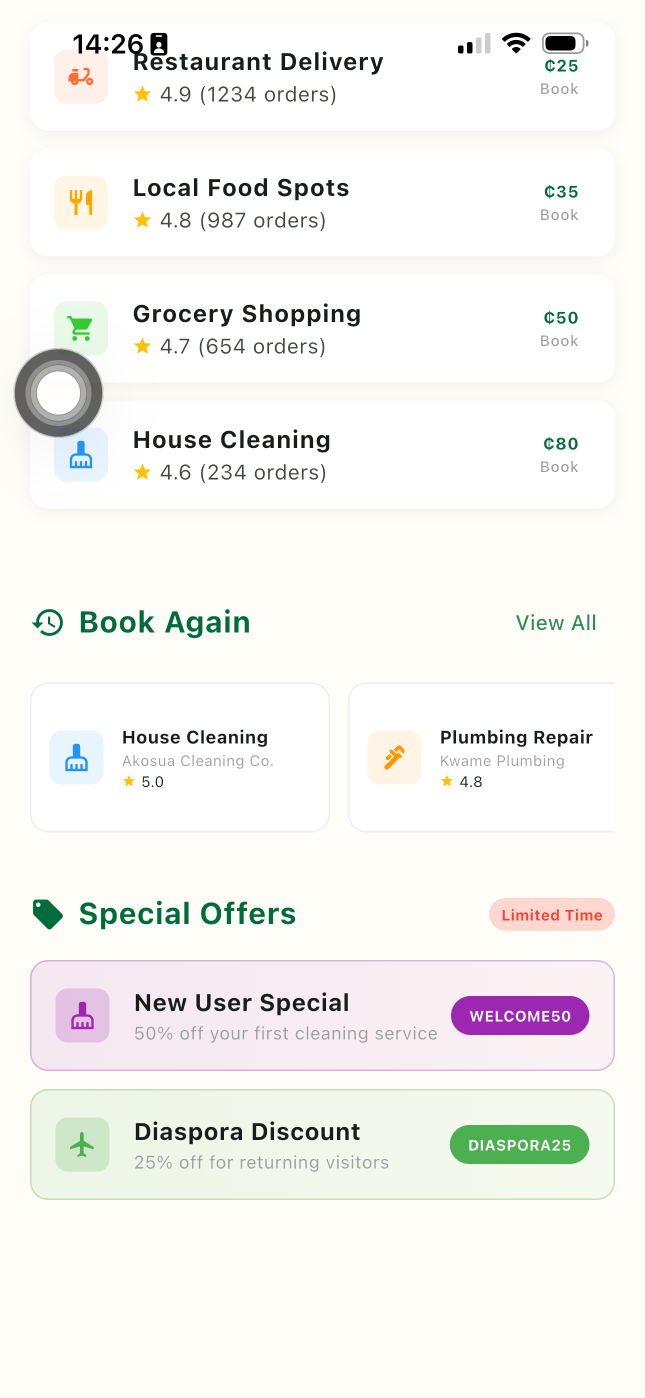
#> input picture phone_screenshots_to_convert/IMG_9347.PNG, 1290 x 2796 px, found by its file name (shown at 1/2 size); its folder holds 3 pictures in this run
$ python convert_to_ipad.py
#> lines starting #> are read from the running program, lines starting #| are printed output that depends on the picture
#!/usr/bin/env python3
"""
Convert HomeLinkGH phone screenshots to iPad dimensions for App Store submission
"""

from PIL import Image, ImageDraw, ImageFont
import os

def convert_to_ipad_dimensions(input_path, output_dir):
    """Convert phone screenshot to iPad dimensions with proper scaling"""

    # iPad dimensions
    ipad_pro_size = (2048, 2732)  # iPad Pro Portrait
    ipad_12_9_size = (2064, 2752)  # iPad 12.9" Portrait

    # Load original image
    original = Image.open(input_path)
#> original is the input picture: PIL image 1290x2796 RGB; mean R, G, B 245, 244.1, 240.4
    original_width, original_height = original.size
#> original_width = 1290; original_height = 2796

    # Get filename without extension
    base_name = os.path.splitext(os.path.basename(input_path))[0]

    # Convert to both iPad sizes
    for size_name, (target_width, target_height) in [
        ("ipad_pro_portrait", ipad_pro_size),
        ("ipad_12_9_portrait", ipad_12_9_size)
    ]:
        # Create new image with iPad dimensions and white background
        ipad_image = Image.new('RGB', (target_width, target_height), 'white')

        # Calculate scaling to fit the phone screenshot centered on iPad
        # Scale to fit within 70% of iPad width to simulate tablet scaling
        max_width = int(target_width * 0.7)
        max_height = int(target_height * 0.8)

        # Calculate scale factor maintaining aspect ratio
        scale_w = max_width / original_width
        scale_h = max_height / original_height
        scale = min(scale_w, scale_h)

        # Calculate new dimensions
        new_width = int(original_width * scale)
        new_height = int(original_height * scale)

        # Resize the original image
        resized = original.resize((new_width, new_height), Image.Resampling.LANCZOS)

        # Calculate position to center the image
        x = (target_width - new_width) // 2
        y = (target_height - new_height) // 2

        # Paste the resized image onto the iPad canvas
        ipad_image.paste(resized, (x, y))

        # Save the converted image
        output_filename = f"homelinkgh_{base_name.lower()}_{size_name}_{target_width}x{target_height}.png"
        output_path = os.path.join(output_dir, output_filename)
        ipad_image.save(output_path, 'PNG', quality=95)
        print(f"Created: {output_filename}")
#> this loop made 2 passes
#> pass 1, in convert_to_ipad_dimensions, `ipad_image.save(output_path, 'PNG', quality=95)`:
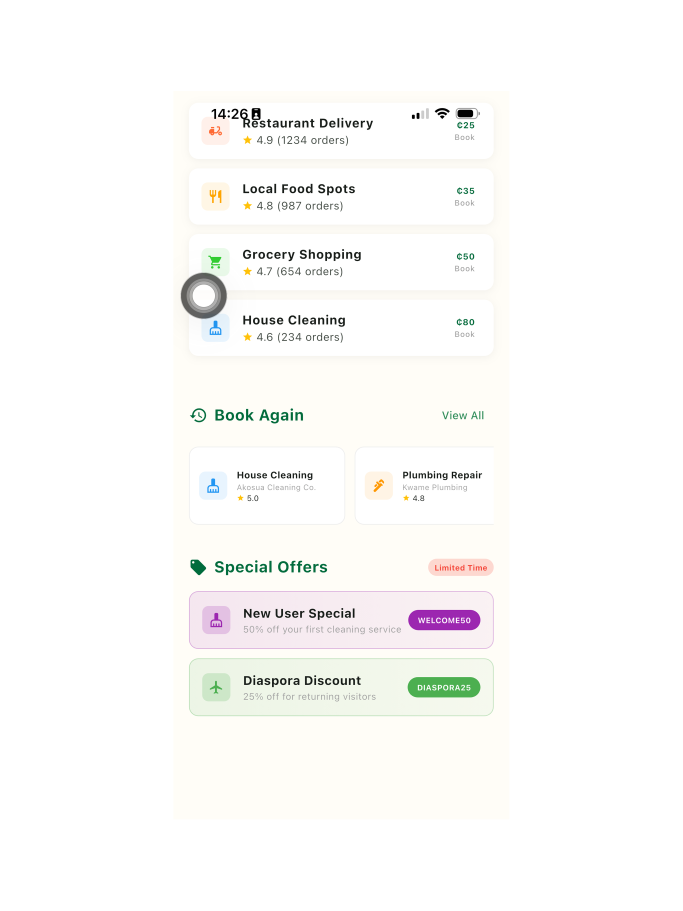
#> saved as homelinkgh_img_9347_ipad_pro_portrait_2048x2732.png: PIL image 2048x2732 RGB (shown at 1/3 size); mean R, G, B 251.1, 250.7, 249.2

def main():
    input_dir = "/Users/enamegyir/Documents/Projects/homelinkgh-website-deploy/phone_screenshots_to_convert"
    output_dir = "/Users/enamegyir/Documents/Projects/homelinkgh-website-deploy/ipad_screenshots_final"

    # Create output directory
    os.makedirs(output_dir, exist_ok=True)

    # Process all PNG files in input directory
    for filename in os.listdir(input_dir):
        if filename.lower().endswith('.png'):
            input_path = os.path.join(input_dir, filename)
            print(f"Processing {filename}...")
            convert_to_ipad_dimensions(input_path, output_dir)
#> pass 2 of the loop in main, `for filename in os.listdir(input_dir):`:
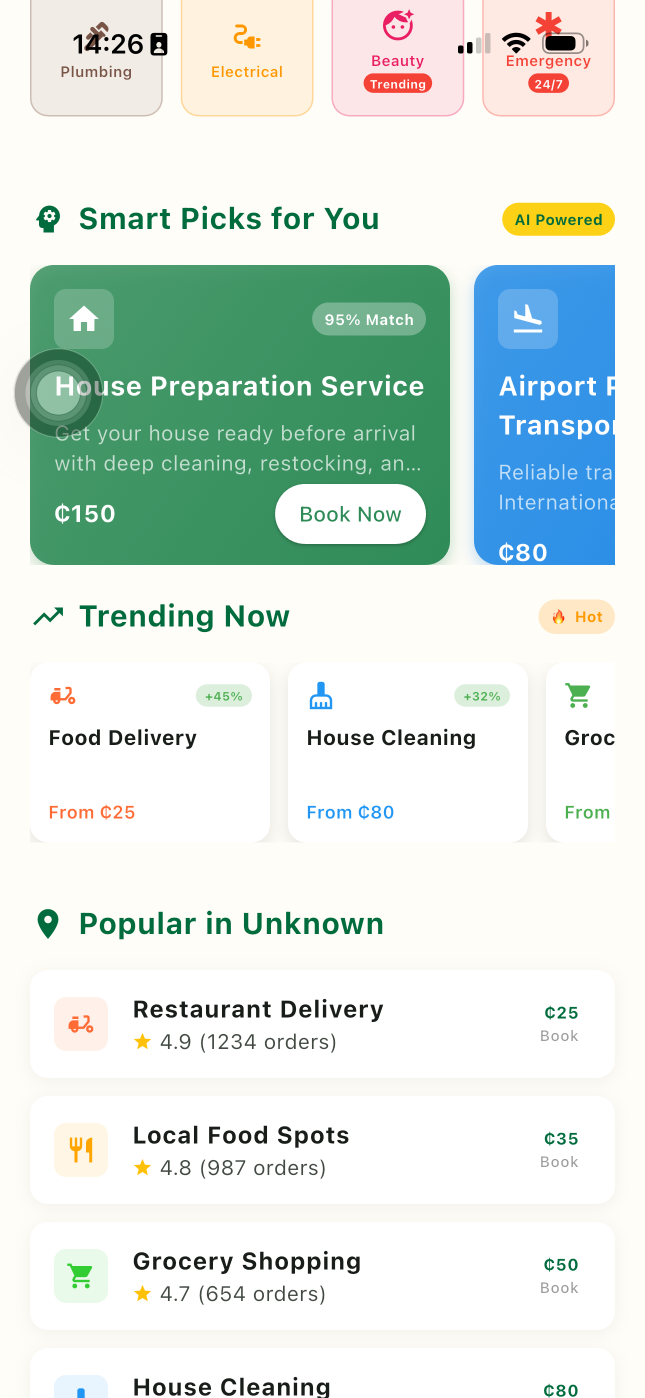
#> input picture phone_screenshots_to_convert/IMG_9348.PNG, 1290 x 2796 px, found by its file name (shown at 1/2 size)
#> in convert_to_ipad_dimensions, original is the input picture: PIL image 1290x2796 RGB; mean R, G, B 215.9, 228.9, 222.1
#> the loop in convert_to_ipad_dimensions (call 2), `for size_name, (target_width, target_height) in [ ("ipad_pro_portrait"..` made 2 passes
#> pass 1, in convert_to_ipad_dimensions (call 2), `resized = original.resize((new_width, new_height), Image.Resampling.LA..`:
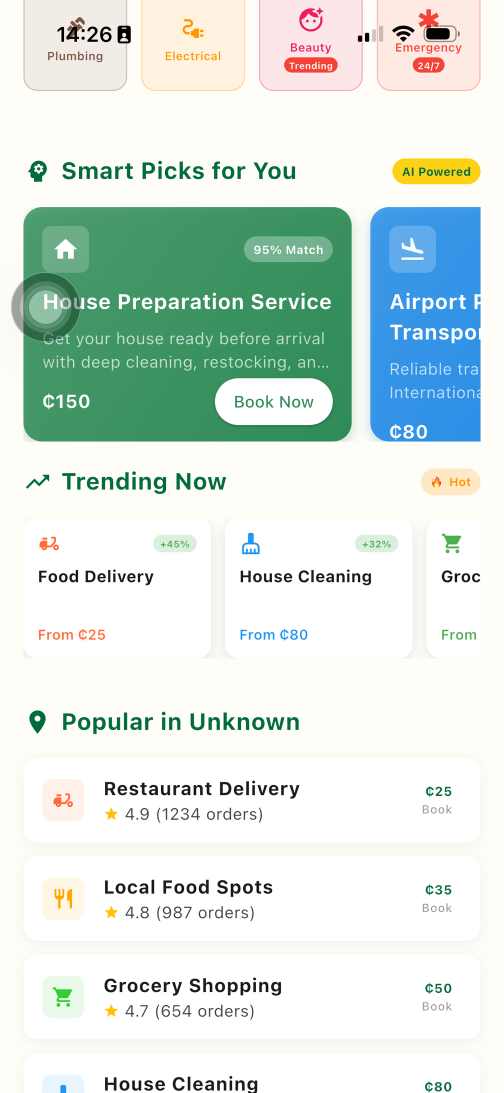
#> resized: PIL image 1008x2185 RGB (shown at 1/2 size); mean R, G, B 215.9, 228.8, 222
#> pass 2, in convert_to_ipad_dimensions (call 2), `ipad_image.save(output_path, 'PNG', quality=95)`:
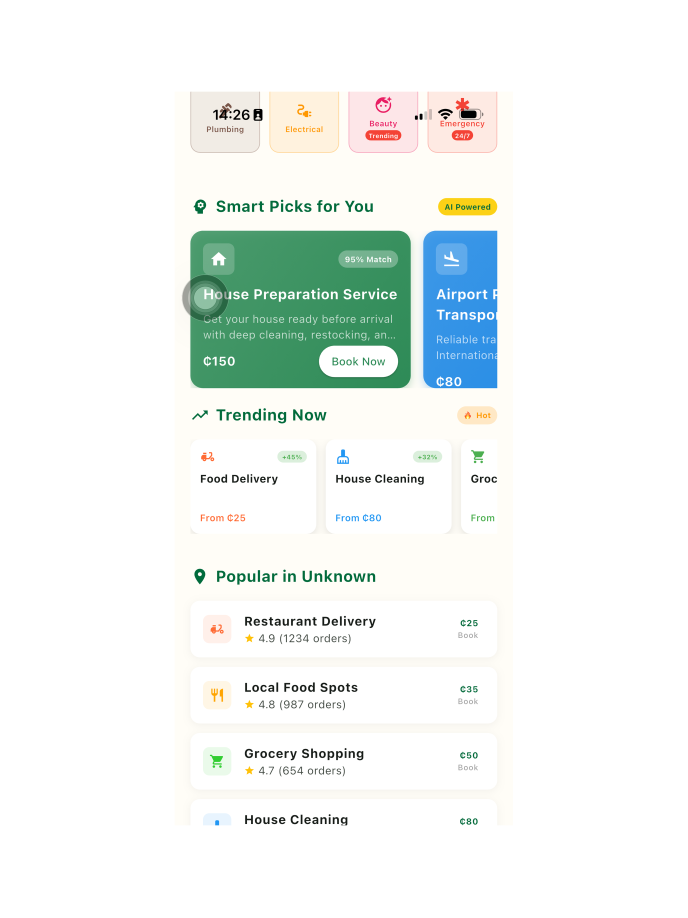
#> saved as homelinkgh_img_9348_ipad_12_9_portrait_2064x2752.png: PIL image 2064x2752 RGB (shown at 1/3 size); mean R, G, B 239.6, 244.7, 242
#> pass 3 of the loop in main, `for filename in os.listdir(input_dir):`:
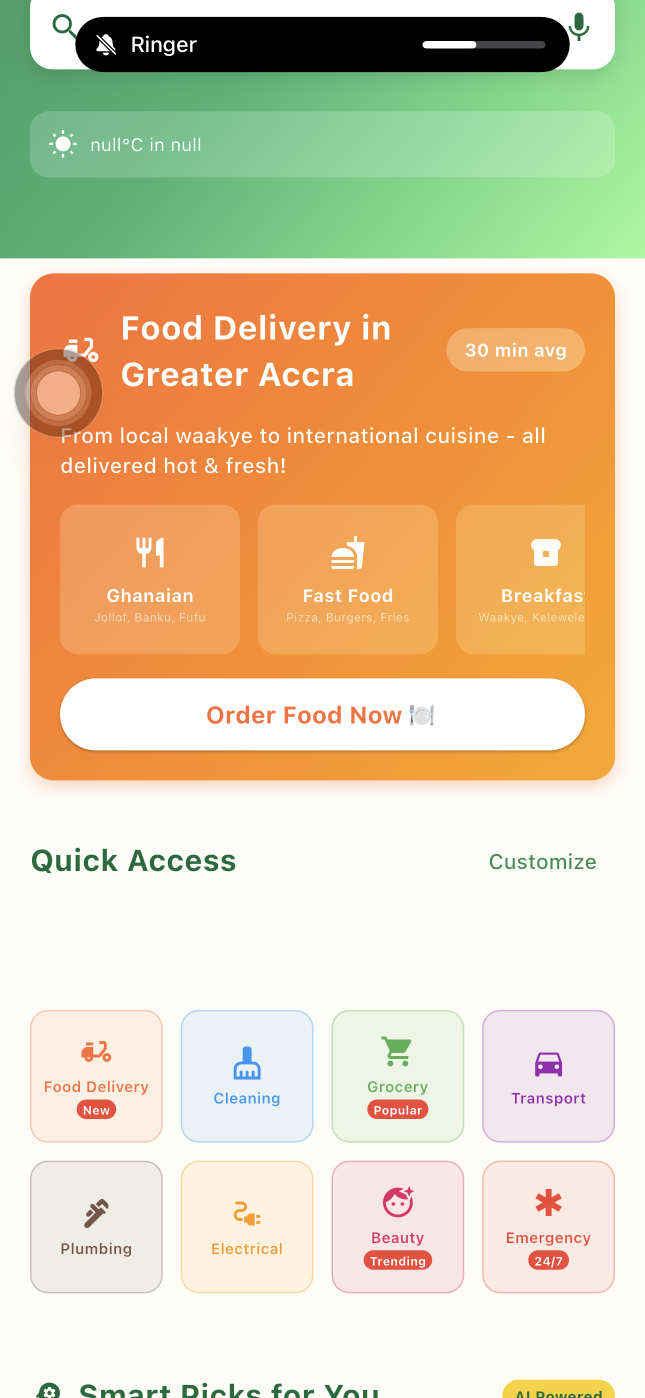
#> input picture phone_screenshots_to_convert/IMG_9349.PNG, 1290 x 2796 px, found by its file name (shown at 1/2 size)
#> in convert_to_ipad_dimensions, original is the input picture: PIL image 1290x2796 RGB; mean R, G, B 222.1, 204.5, 171.3
#> the loop in convert_to_ipad_dimensions (call 3), `for size_name, (target_width, target_height) in [ ("ipad_pro_portrait"..` made 2 passes
#> pass 1, in convert_to_ipad_dimensions (call 3), `ipad_image.save(output_path, 'PNG', quality=95)`:
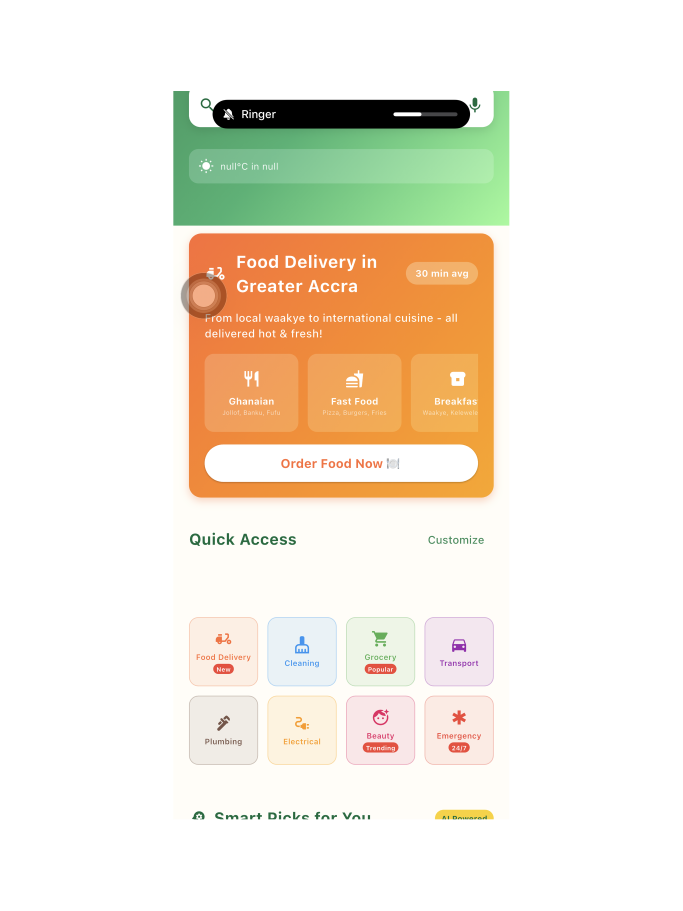
#> saved as homelinkgh_img_9349_ipad_pro_portrait_2048x2732.png: PIL image 2048x2732 RGB (shown at 1/3 size); mean R, G, B 242.1, 235.1, 222
#> pass 2, in convert_to_ipad_dimensions (call 3), `ipad_image.save(output_path, 'PNG', quality=95)`:
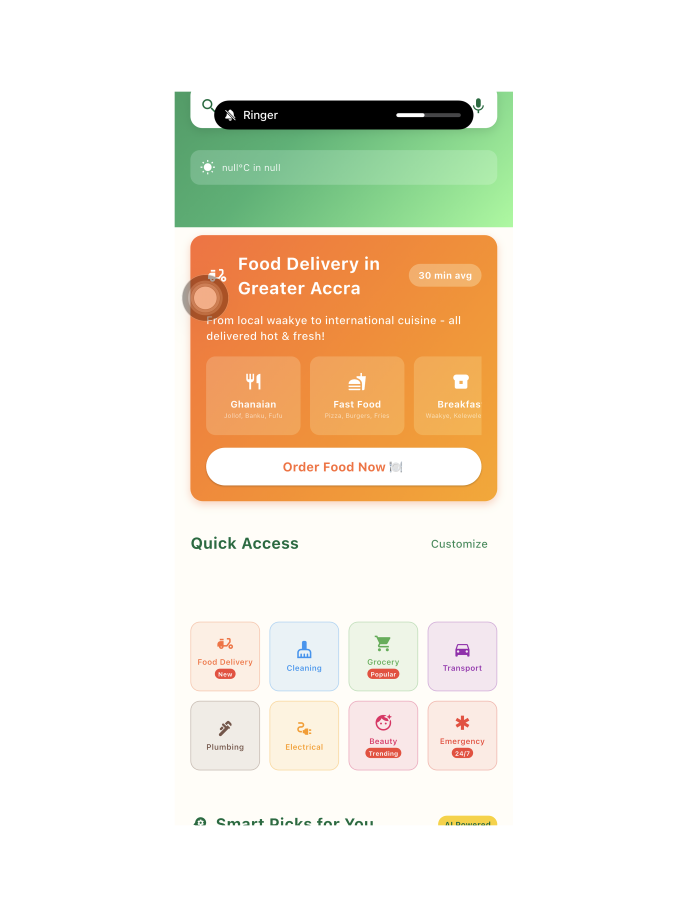
#> saved as homelinkgh_img_9349_ipad_12_9_portrait_2064x2752.png: PIL image 2064x2752 RGB (shown at 1/3 size); mean R, G, B 242.1, 235.1, 222.1

    print(f"\n✅ All iPad screenshots created in: {output_dir}")
    print("\nFiles ready for App Store Connect upload:")
#> (the run stopped early here; a loop or call above may not have finished)
